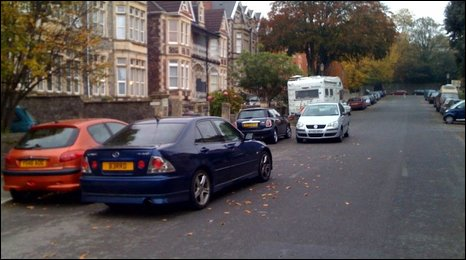
#> input picture resources/dpark/d1.jpg, 466 x 260 px
$ python car_space_detect.py
#> lines starting #> are read from the running program, lines starting #| are printed output that depends on the picture; after the words box and inside, x2 and y2 are one past the last pixel; in counts of white or black regions, pixels touching at a corner belong together
#> in main, img is the input picture: shape (260, 466, 3); mean B, G, R 83.8, 84.5, 92.2
import cv2
import numpy as np
import matplotlib.pyplot as plt


def parking_spot_detect(img):
    gray = cv2.cvtColor(src=img, code=cv2.COLOR_BGR2GRAY)
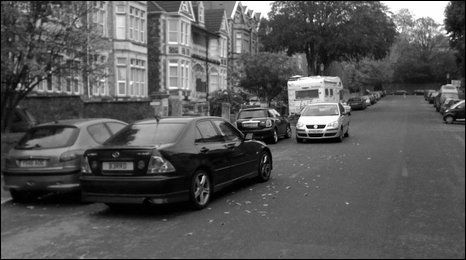
#> gray: shape (260, 466); min 0, max 255, mean 86.7
    blur_gray = cv2.GaussianBlur(src=gray, ksize=(5, 5), sigmaX=0)
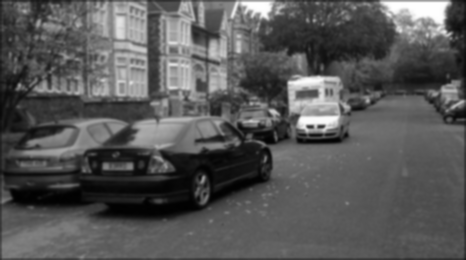
#> blur_gray: shape (260, 466); min 1, max 254, mean 87.1
    edges = cv2.Canny(blur_gray, 50, 150, apertureSize=3)
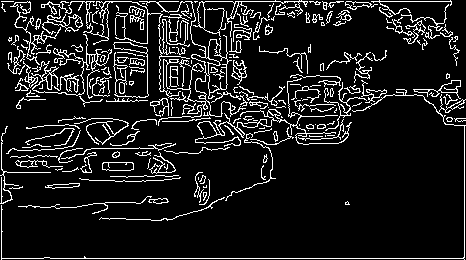
#> edges: shape (260, 466); 11% white in thin lines or dots

    lines = cv2.HoughLinesP(edges, 1, np.pi / 180, 80, 15, 5)
#> lines = 160 rows, first 6: [50, 258, 463, 258], [105, 1, 131, 1], [371, 1, 451, 1], [316, 104, 323, 104], [199, 98, 205, 98], [239, 108, 245, 108]

    for x1, y1, x2, y2 in lines[0]:
        cv2.line(img, (x1, y1), (x2, y2), (0, 255, 0), 2)
#> this loop made 1 pass
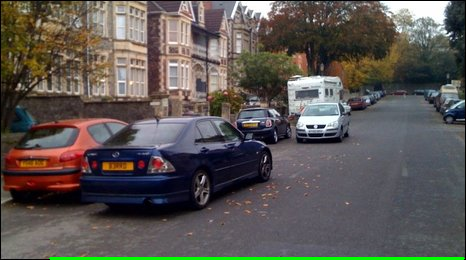
#> img: shape (260, 466, 3); 1.03% of pixels changed, all inside (x1, y1, x2, y2) = (49, 257, 465, 260)

    return img


def main():
    #path = 'resources/dpark/sDQLM.png'
    #path = 'resources/dpark/Blue_Disc_Parking_Area_Markings_Blue_Paint.JPG'
    path = 'resources/dpark/d1.jpg'
    img = cv2.imread(path)
    prk = parking_spot_detect(img)

    plt.imshow(prk)
    plt.show()


main()

$ run again, with resources/dpark/Blue_Disc_Parking_Area_Markings_Blue_Paint.JPG copied over resources/dpark/d1.jpg
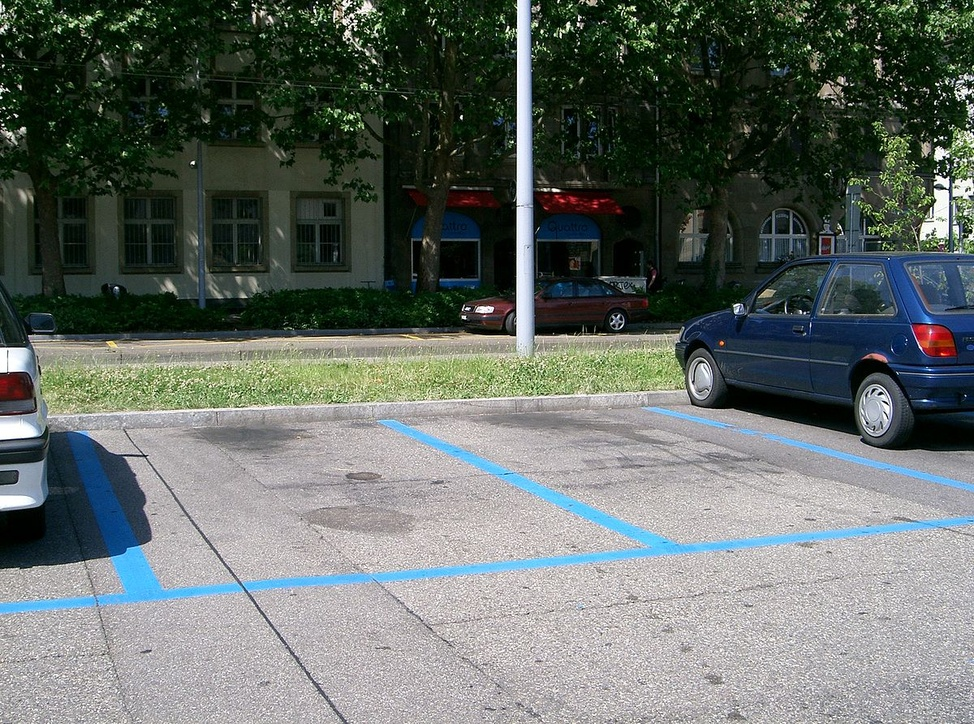
#> input picture resources/dpark/Blue_Disc_Parking_Area_Markings_Blue_Paint.JPG, 974 x 724 px, shrunk from 1200 x 892 before the run
#> in main, img is the input picture: shape (724, 974, 3); mean B, G, R 103.9, 108.7, 101.1
#> in parking_spot_detect, `edges = cv2.Canny(blur_gray, 50, 150, apertureSize=3)`:
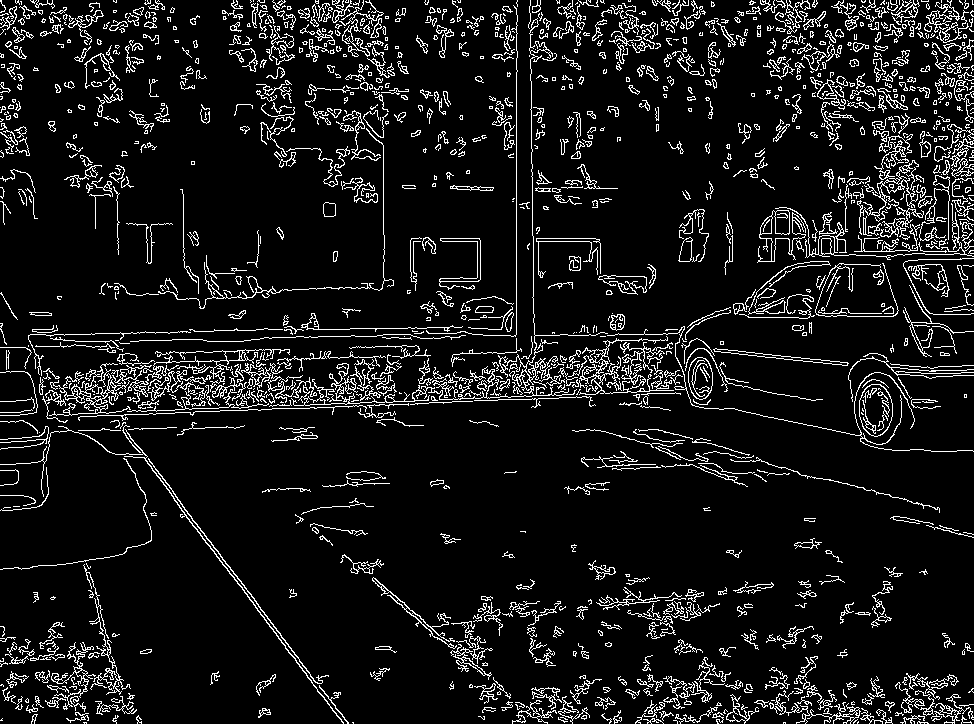
#> edges: shape (724, 974); 9% white in thin lines or dots
#> lines = 780 rows, first 6: [516, 334, 516, 72], [156, 413, 166, 413], [173, 493, 184, 507], [291, 654, 296, 660], [231, 407, 238, 407], [146, 332, 154, 332]
#> the loop in parking_spot_detect, `for x1, y1, x2, y2 in lines[0]:` made 1 pass
#> after the loop in parking_spot_detect, `for x1, y1, x2, y2 in lines[0]:`:
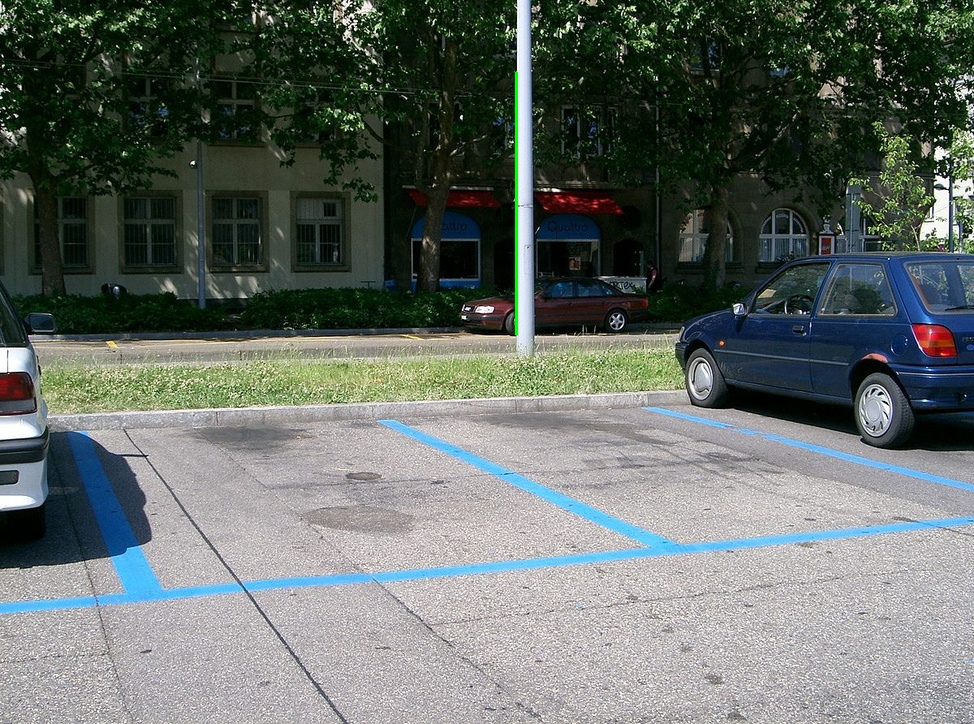
#> img: shape (724, 974, 3); 0.11% of pixels changed, all inside (x1, y1, x2, y2) = (515, 71, 518, 336)

$ run again, with resources/dpark/d2.jpg copied over resources/dpark/d1.jpg
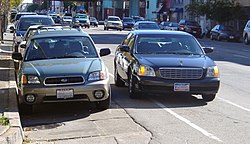
#> input picture resources/dpark/d2.jpg, 250 x 144 px
#> in main, img is the input picture: shape (144, 250, 3); mean B, G, R 124.4, 114, 110
#> in parking_spot_detect, `edges = cv2.Canny(blur_gray, 50, 150, apertureSize=3)`:
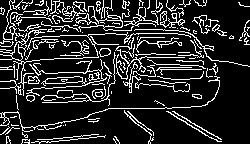
#> edges: shape (144, 250); 16.4% white in thin lines or dots
#> lines = 28 rows, first 6: [60, 35, 86, 35], [166, 111, 208, 136], [190, 78, 201, 77], [99, 20, 104, 20], [21, 17, 38, 17], [135, 29, 153, 29]
#> the loop in parking_spot_detect, `for x1, y1, x2, y2 in lines[0]:` made 1 pass
#> after the loop in parking_spot_detect, `for x1, y1, x2, y2 in lines[0]:`:
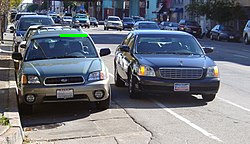
#> img: shape (144, 250, 3); 0.23% of pixels changed, all inside (x1, y1, x2, y2) = (59, 34, 88, 37)
